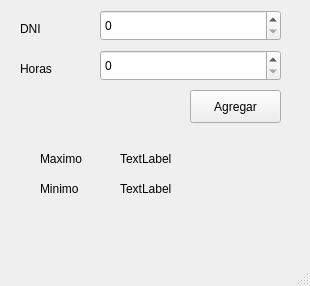
<?xml version="1.0" encoding="UTF-8"?>
<ui version="4.0">
 <class>MainWindow</class>
 <widget class="QMainWindow" name="MainWindow">
  <property name="geometry">
   <rect>
    <x>0</x>
    <y>0</y>
    <width>310</width>
    <height>286</height>
   </rect>
  </property>
  <property name="windowTitle">
   <string>MainWindow</string>
  </property>
  <widget class="QWidget" name="centralwidget">
   <widget class="QSpinBox" name="spinBox">
    <property name="geometry">
     <rect>
      <x>100</x>
      <y>10</y>
      <width>181</width>
      <height>31</height>
     </rect>
    </property>
    <property name="maximum">
     <number>99999999</number>
    </property>
   </widget>
   <widget class="QSpinBox" name="spinBox_2">
    <property name="geometry">
     <rect>
      <x>100</x>
      <y>50</y>
      <width>181</width>
      <height>31</height>
     </rect>
    </property>
    <property name="maximum">
     <number>999</number>
    </property>
   </widget>
   <widget class="QLabel" name="label">
    <property name="geometry">
     <rect>
      <x>20</x>
      <y>20</y>
      <width>64</width>
      <height>17</height>
     </rect>
    </property>
    <property name="text">
     <string>DNI</string>
    </property>
   </widget>
   <widget class="QLabel" name="label_2">
    <property name="geometry">
     <rect>
      <x>20</x>
      <y>60</y>
      <width>64</width>
      <height>17</height>
     </rect>
    </property>
    <property name="text">
     <string>Horas</string>
    </property>
   </widget>
   <widget class="QPushButton" name="pushButton">
    <property name="geometry">
     <rect>
      <x>190</x>
      <y>90</y>
      <width>91</width>
      <height>33</height>
     </rect>
    </property>
    <property name="text">
     <string>Agregar</string>
    </property>
   </widget>
   <widget class="QLabel" name="label_3">
    <property name="geometry">
     <rect>
      <x>40</x>
      <y>150</y>
      <width>64</width>
      <height>17</height>
     </rect>
    </property>
    <property name="text">
     <string>Maximo</string>
    </property>
   </widget>
   <widget class="QLabel" name="label_4">
    <property name="geometry">
     <rect>
      <x>120</x>
      <y>150</y>
      <width>151</width>
      <height>17</height>
     </rect>
    </property>
    <property name="text">
     <string>TextLabel</string>
    </property>
   </widget>
   <widget class="QLabel" name="label_5">
    <property name="geometry">
     <rect>
      <x>40</x>
      <y>180</y>
      <width>64</width>
      <height>17</height>
     </rect>
    </property>
    <property name="text">
     <string>Minimo</string>
    </property>
   </widget>
   <widget class="QLabel" name="label_6">
    <property name="geometry">
     <rect>
      <x>120</x>
      <y>180</y>
      <width>151</width>
      <height>17</height>
     </rect>
    </property>
    <property name="text">
     <string>TextLabel</string>
    </property>
   </widget>
  </widget>
  <widget class="QMenuBar" name="menubar">
   <property name="geometry">
    <rect>
     <x>0</x>
     <y>0</y>
     <width>310</width>
     <height>29</height>
    </rect>
   </property>
  </widget>
  <widget class="QStatusBar" name="statusbar"/>
 </widget>
 <resources/>
 <connections/>
</ui>
